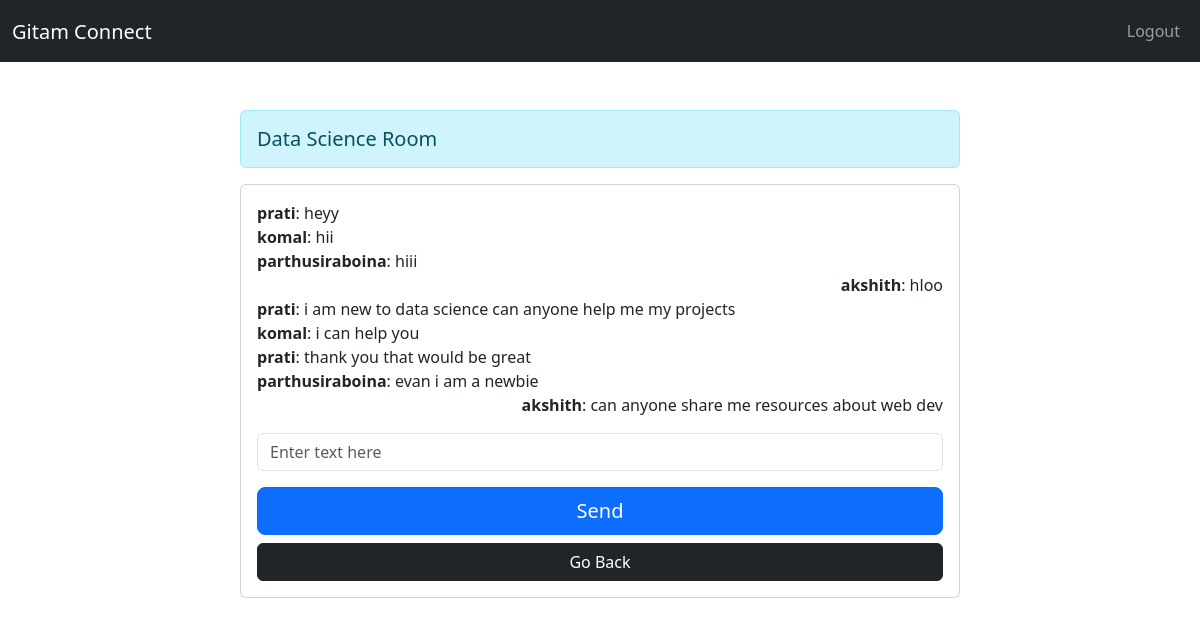
Screenshot of /romm5 (signed in) with the database file from the repository.
### chat/models.py (models this page shows, shortened)
class Room(models.Model):
    name = models.CharField(max_length=20)
    slug = models.SlugField(max_length=100)

class Message(models.Model):
    user = models.ForeignKey(User, on_delete=models.CASCADE)
    content = models.TextField()
    room = models.ForeignKey(Room, on_delete=models.CASCADE)
    created_on = models.DateTimeField(auto_now_add=True)

### chat/views.py (the view)
# urls.py: path("<str:slug>", views.room, name="room"),
def room(request,slug):
    room_name=Room.objects.get(slug=slug).name
    messages=Message.objects.filter(room=Room.objects.get(slug=slug))
    return render(request, "room.html",{"room_name":room_name,"slug":slug,'messages':messages})

### chat/templates/room.html (shortened to what this page needs)
{% extends 'base.html' %}
{% block content %}
{% if user.is_authenticated %}
<div class="container mt-4">
  <div class="row justify-content-center">
    <div class="col-md-8">
      <div class="alert alert-info d-flex justify-content-between align-items-center" role="alert">
        <h5 class="mb-0">{{ room_name }}</h5>
      </div>
      <div class="card">
        <div class="card-body">
          <div class="form-group">
            {% if messages %}
            <div class="chat-container" id="chatbox">
              {% for message in messages %}
              <div class="chat-message {% if message.user == request.user %}text-end{% else %}text-start{% endif %}">
                <b>{{ message.user.username }}</b>: {{ message.content }}<br>
              </div>
              {% endfor %}
            </div>
            {% else %}
            <div class="chat-container" id="chatbox"></div>
            <b></b>
            {% endif %}
          </div>
          <div class="form-group mt-3">
            <input class="form-control" placeholder="Enter text here" id="my_input" type="text" required>
          </div>
          <div class="d-grid gap-2 mt-3">
            <button class="btn btn-primary btn-lg" id="submit_button" type="button">Send</button>
            <a href="{% url 'home' %}" class="btn btn-dark">Go Back</a>
          </div>
        </div>
      </div>
    </div>
  </div>
</div>
{% endif %}
{% endblock %}

### rows the page displays
Room: name "Data Science Room"
Message: user.username "prati", content "heyy"
Message: user.username "komal", content "hii"
Message: user.username "parthusiraboina", content "hiii"
Message: user.username "akshith", content "hloo"
Message: user.username "prati", content "i am new to data science can anyone help me my projects"
Message: user.username "komal", content "i can help you"
Message: user.username "prati", content "thank you that would be great"
Message: user.username "parthusiraboina", content "evan i am a newbie"
Message: user.username "akshith", content "can anyone share me resources about web dev"
